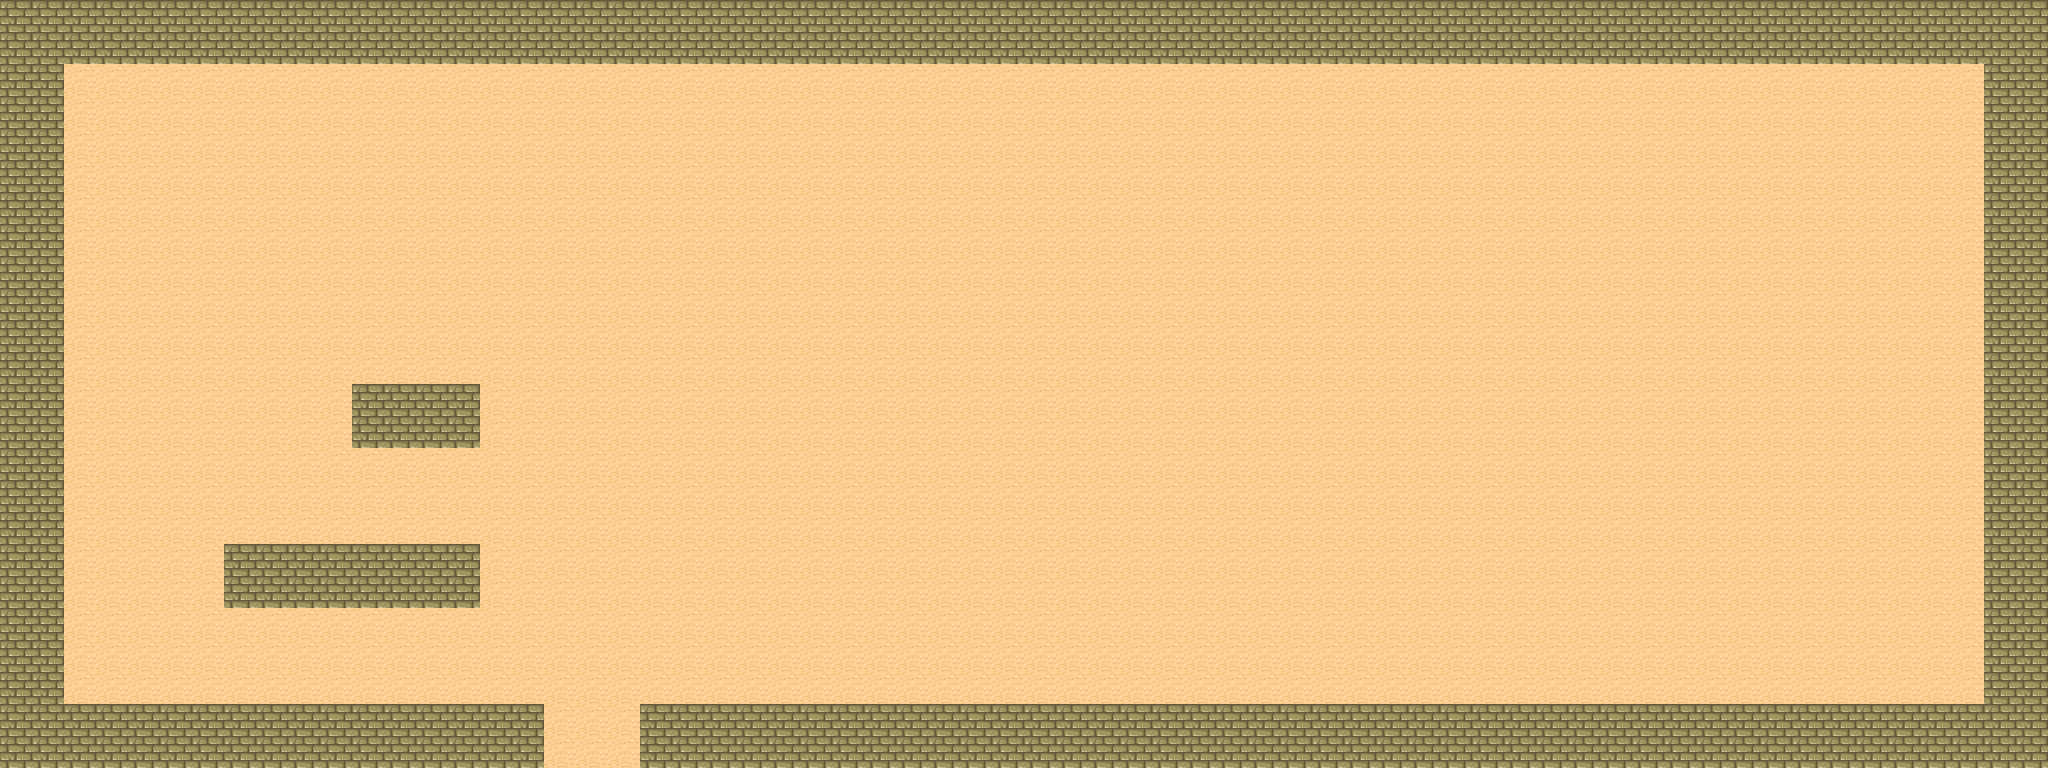

This game map was drawn from its Tiled (.tmx) file and the tilesets committed beside it. A one-line description and the trimmed map source follow:
An orthogonal 64x24 tile map with 32x32 px tiles, 1 tile layer (Map), 1 hidden layer not drawn, 2 tilesets and 5 objects.

<map version="1.10" tiledversion="1.12.2" orientation="orthogonal" renderorder="right-down" width="64" height="24" tilewidth="32" tileheight="32" infinite="0" nextlayerid="8" nextobjectid="15">
 <tileset firstgid="1" name="tmw_desert_spacing" tilewidth="32" tileheight="32" spacing="1" margin="1" tilecount="48" columns="8">
  <image source="tmw_desert_spacing.png" width="265" height="199" />
  <wangsets>
   <wangset name="Brick" type="corner" tile="9">
    <wangcolor name="" color="#ff0000" tile="-1" probability="1" />
    <wangtile tileid="0" wangid="0,0,0,1,0,0,0,0" />
    <wangtile tileid="1" wangid="0,0,0,1,0,1,0,0" />
    <wangtile tileid="2" wangid="0,0,0,0,0,1,0,0" />
    <wangtile tileid="8" wangid="0,1,0,1,0,0,0,0" />
    <wangtile tileid="9" wangid="0,1,0,1,0,1,0,1" />
    <wangtile tileid="10" wangid="0,0,0,0,0,1,0,1" />
    <wangtile tileid="16" wangid="0,1,0,0,0,0,0,0" />
    <wangtile tileid="17" wangid="0,1,0,0,0,0,0,1" />
    <wangtile tileid="18" wangid="0,0,0,0,0,0,0,1" />
    <wangtile tileid="19" wangid="0,1,0,0,0,1,0,1" />
    <wangtile tileid="20" wangid="0,1,0,1,0,0,0,1" />
    <wangtile tileid="27" wangid="0,0,0,1,0,1,0,1" />
    <wangtile tileid="28" wangid="0,1,0,1,0,1,0,0" />
   </wangset>
   <wangset name="Marble" type="corner" tile="33">
    <wangcolor name="" color="#ff0000" tile="-1" probability="1" />
    <wangtile tileid="24" wangid="0,0,0,1,0,0,0,0" />
    <wangtile tileid="25" wangid="0,0,0,1,0,1,0,0" />
    <wangtile tileid="26" wangid="0,0,0,0,0,1,0,0" />
    <wangtile tileid="32" wangid="0,1,0,1,0,0,0,0" />
    <wangtile tileid="33" wangid="0,1,0,1,0,1,0,1" />
    <wangtile tileid="34" wangid="0,0,0,0,0,1,0,1" />
    <wangtile tileid="35" wangid="0,1,0,0,0,1,0,1" />
    <wangtile tileid="36" wangid="0,1,0,1,0,0,0,1" />
    <wangtile tileid="40" wangid="0,1,0,0,0,0,0,0" />
    <wangtile tileid="41" wangid="0,1,0,0,0,0,0,1" />
    <wangtile tileid="42" wangid="0,0,0,0,0,0,0,1" />
    <wangtile tileid="43" wangid="0,0,0,1,0,1,0,1" />
    <wangtile tileid="44" wangid="0,1,0,1,0,1,0,0" />
   </wangset>
   <wangset name="Sand" type="corner" tile="14">
    <wangcolor name="" color="#ff0000" tile="29" probability="1" />
    <wangtile tileid="3" wangid="0,1,0,0,0,1,0,1" />
    <wangtile tileid="4" wangid="0,1,0,1,0,0,0,1" />
    <wangtile tileid="5" wangid="0,0,0,1,0,0,0,0" />
    <wangtile tileid="6" wangid="0,0,0,1,0,1,0,0" />
    <wangtile tileid="7" wangid="0,0,0,0,0,1,0,0" />
    <wangtile tileid="11" wangid="0,0,0,1,0,1,0,1" />
    <wangtile tileid="12" wangid="0,1,0,1,0,1,0,0" />
    <wangtile tileid="13" wangid="0,1,0,1,0,0,0,0" />
    <wangtile tileid="14" wangid="0,1,0,1,0,1,0,1" />
    <wangtile tileid="15" wangid="0,0,0,0,0,1,0,1" />
    <wangtile tileid="21" wangid="0,1,0,0,0,0,0,0" />
    <wangtile tileid="22" wangid="0,1,0,0,0,0,0,1" />
    <wangtile tileid="23" wangid="0,0,0,0,0,0,0,1" />
   </wangset>
  </wangsets>
 </tileset>
 <tileset firstgid="49" name="MapMetadata" tilewidth="32" tileheight="32" spacing="1" margin="1" tilecount="2" columns="2">
  <image source="MapMetadata.png" width="67" height="34" />
 </tileset>
 <layer id="1" name="Map" width="64" height="24">
  <properties>
   <property name="Draw" type="bool" value="true" />
  </properties>
  <data>[1536 cells, 1536 non-empty, 2 distinct tile ids]</data>
 </layer>
 <layer id="6" name="Collisions" width="64" height="24" visible="0">
  <properties>
   <property name="Collision" type="bool" value="true" />
   <property name="Draw" type="bool" value="false" />
  </properties>
  <data>[1536 cells, 354 non-empty, 1 distinct tile ids]</data>
 </layer>
 <objectgroup id="7" name="Collisions">
  <object id="8" x="6" y="6" width="1726" height="48" />
  <object id="9" x="6" y="64" width="56" height="534" />
  <object id="10" x="356" y="390" width="114" height="52" />
  <object id="11" x="234" y="552" width="242" height="50" />
  <object id="12" x="6" y="710" width="528" height="58" />
 </objectgroup>
</map>
